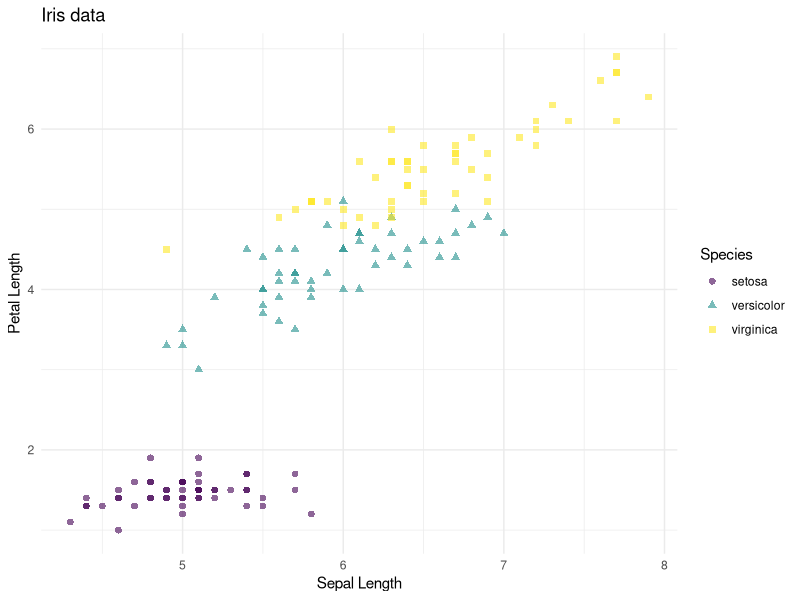

This chart was generated by the following R code: (Note: this script raises an error after producing the figure.)
## ---- chunk 1
knitr::opts_chunk$set(echo = TRUE)
library(ggplot2)
## ---- chunk 2
ggplot(data = iris, aes(x = Sepal.Length, y = Petal.Length, colour = Species, shape = Species)) +
  geom_point(size = 2, alpha = 0.6) +
  labs(title = "Iris data", x = "Sepal Length", y = "Petal Length") +
  scale_color_viridis_d() +
  theme_minimal()
## ---- chunk 3
knitr::include_graphics("Figures/Continous.png")
## ---- chunk 4
ggplot(data = iris, aes(x = Sepal.Length, y = Petal.Length, colour = Species, shape = Species)) +
  geom_point(size = 2, alpha = 0.6) +
  labs(title = "Iris data", x = "Sepal Length", y = "Petal Length") +
  scale_color_viridis_d() +
  theme_minimal()
## ---- chunk 5
ggplot(data = iris, aes(x = Species, y = Petal.Length, fill = Species)) +
  geom_boxplot() +
  labs(title = "Iris data", x = "Sepal Length", y = "Petal Length") +
  scale_fill_viridis_d() +
  theme_minimal()
## ---- chunk 6
ggplot(data = iris, aes(y = Petal.Length, x = Species, fill = Species)) +
  geom_bar(stat = "identity") +
  labs(x = "", y = "") +
  scale_fill_viridis_d() +
  theme_minimal()
## ---- chunk 7
knitr::include_graphics("Figures/Categorical.png")
## ---- chunk 8
knitr::include_graphics("Figures/Distribution.png")
## ---- chunk 9
knitr::include_graphics("Figures/Proportion.png")
## ---- chunk 10
knitr::include_graphics("Figures/X-Y.png")
## ---- chunk 11
knitr::include_graphics("Figures/SpatTemp.png")
## ---- chunk 12
knitr::include_graphics("Figures/Uncertainty.png")
